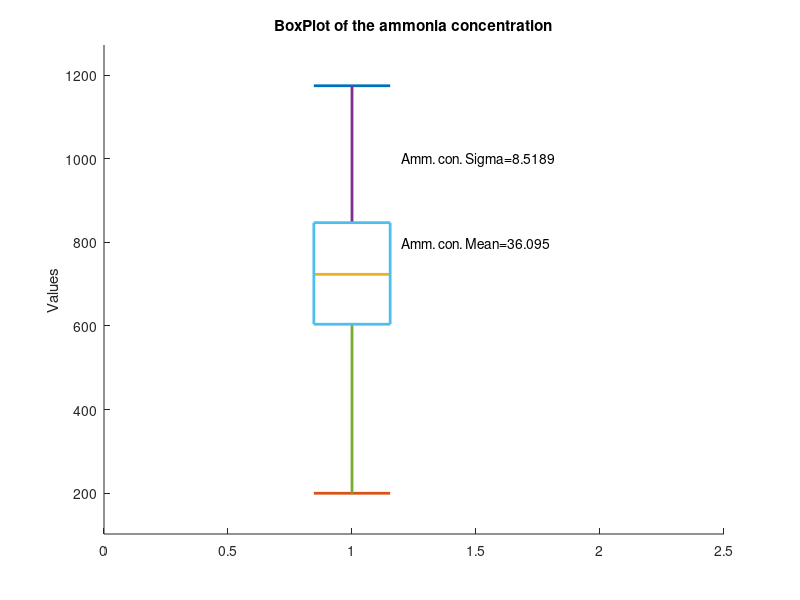
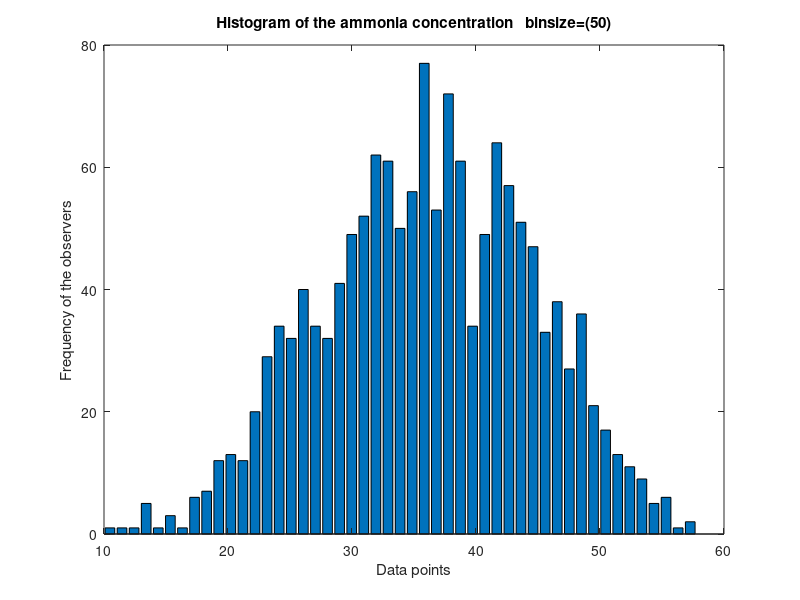

Write the MATLAB code that produced these figures, in order. (Note: this script raises an error after producing the figures.)
%% Lab3 - 201401222 - 201401409
%%Problem 1
% Load data_lab3.mat. ammonia_concentration provides the ammonia 
% concentration values (in mg/L) from a water treatment plant during a certain period. 
%%  Problem 1(a)
% Suppose you are asked to assume that this data is normally distributed.
% How will you confirm/reject this assumption using boxplots, histograms and 
% estimated data statistics (mean, standard deviation etc.). 
% You should explicitly list the features/aspects that you considered in order to arrive at your answer. 
%%
% Answer 1(a):
% After plotting boxplot, histogram and calculating mean and standard deviation,
% we've come to a conclusion that this data is approximately normally distributed.
% Further details are given below the figures.

close all;
clear;
load('data_lab3.mat');

dataset=ammonia_concentration;
% sorting the data for getting the values of Q1, Q2, Q3.
sorted=sort(dataset);
len=size(sorted,1);
Q1d1=sorted(floor(len*0.25))
Q2d1=sorted(floor(len*0.50))
Q3d1=sorted(floor(len*0.75))
myboxplot1=[min(dataset) Q1d1 Q2d1 Q3d1 max(dataset)];

draw_data=[myboxplot1*20];
draw_data=draw_data';

n = size(draw_data, 2);
unit = (1-1/(1+n))/(1+9/(4)) ;
figure;    
hold on;       
for i = 1:n
    arr = draw_data(:,i);
    plot([i-unit, i+unit], [arr(5), arr(5)], 'LineWidth', 2);
    plot([i-unit, i+unit], [arr(1), arr(1)], 'LineWidth', 2);
    plot([i-unit, i+unit], [arr(3), arr(3)], 'LineWidth', 2);
    plot([i, i], [arr(5), arr(4)], 'LineWidth', 2);
    plot([i, i], [arr(2), arr(1)], 'LineWidth', 2);
    plot([i-unit, i+unit, i+unit, i-unit, i-unit], [arr(2), arr(2), arr(4), arr(4), arr(2)], 'LineWidth', 2);
end
diff=max(max(draw_data))- min(min(draw_data));
%For representing the data nicely
ylim([min(min(draw_data))-(diff)/10  max(max(draw_data))+diff/10]);

ylabel('Values')

title('BoxPlot of the ammonia concentration')
xlim([0 2.5])
str=strcat('Amm. con. Mean= ',num2str(mean(dataset)));
text(1.2,800,str)
str=strcat('Amm. con. Sigma= ',num2str(std(dataset)));
text(1.2,1000,str)
%%
% We can't say much from the boxplot. But if we have access to the boxplot only, we
% can say that the median is in the middle of the box. The data is not skewed. Maxima and minima are approximately at 
% equal distance with the median.
% Just from the mean and standard deviation we can say that the standard deviation is small in comparision withe magnitude of the mean. 
% So, the data is densely distributed. Again this can be wrong, depending on the data.
% The data can be normally distributed. But it is just a simple observation. It can be wrong. We can make more inferences once we plot the histogram of the data.

%%
% Histogram code
data=ammonia_concentration;
bins=50;
histArr=zeros(1,bins);
min1=min(min(data));
max1=max(max(data));
diff=(max1-min1)/bins;
values=min1+diff/2:diff:max1-diff/2;
for i=1:size(data,1)
    for j=1:bins
        if(data(i,1)>=min1+(j-1)*diff & data(i,1) < min1+j*diff)
            histArr(j) =histArr(j) + 1; 
            break;
        end
    end
end
figure;
bar(values,histArr);
mu=mean(data);
sigma=std(data);
xlabel('Data points');
ylabel('Frequency of the observers');
str=strcat('Histogram of the ammonia concentration   binsize=(',int2str(bins),')');
title(str);

%%
% After observing histogram, we can get more insight in the data. The data looks like it is normally distributed.


%% Problem 1(B)
% Notwithstanding your answer in the previous part, assuming that the data is normally distributed, 
% estimate the probability that ammonia concentration is greater than 40 mg/L in two cases: 
% (a) using only the data provided (i.e.not 
% computing any statistics from given data), (b) by using estimated statistics from the data.
% Does the answer in the two cases agree, yes or no? Provide reason(s) for your choice.

%% 
% Answer:1(B)
% (a) : Using the data only we've got 0.34 probability
% (b) : Using the stastical normal distribution table we've got 0.33 probability. 
% So, we can say that the data is indeed following normal distribution closely. We do not have normal cumulative function in the matlab, so we found the values
% of the probability using the normal distribution table.

data=ammonia_concentration;
gt_40=sum(data>40);
per_40_using_the_data_only=gt_40/size(data,1)

% referring from the normal distribution table table 
(40-mu)/sigma
1-0.67


%% Problem 2
% Load data_lab3.mat. score_natural_model is a 9968-deimensional vector 
% in which each element quantifies natural images. The goal of 
% this experiment is to use this data to model mathematically 
% the underlying probability distribution, and draw inferences from the resulting model.  
%% Problem 2(a) 
% Assuming  that the data in score_natural_model  is normally distributed, 
% obtain the corresponding normal distribution curve.  
% Answer : Histogram and the normal pdf distribution are almost similar.
% So, we can comment on the data using the normal curve too.
%% Problem 2(a) 
% (contd.)  Since the resulting pdf is derived from a set of natural images, 
% it can be used to evaluate the likelihood of how natural a new test image is.  
%% 2.1.a
% as the pdf value at a point does not give probability, how can we 
% make relative comparisons from the pdf? (hint: think in terms of similarity between pdf and histogram) 
%%
% answer : We can see that normal distrubution and the histogram is almost
% similar. So, we can comment on the data using either of them.
% Obviously using the normal distribution because want less computationally
% expensove method to use.

data=score_natural_model;
mu2=mean(data)
sigma2=std(data)
histogram(data);
xlabel('score natural');
ylabel('frequency');
title('Histogram of score natural model');

dd=sort(data);
min1=min(min(data))
max1=max(max(data))
figure
normal_curve=exp(-((dd-mu2).^2)/(2*sigma2*sigma2)) ./(sigma2*((2*pi)^(0.5)));
plot(dd,normal_curve,'lineWidth',2)
xlabel('Data points');
ylabel('pdf value');
title('Normal distribution');



%% 2.1.b
% Based on your answer to the previous part, evaluate the resulting pdf at 9 values provided in 
% score_test. Note that these 9 values correspond to the provided images img1, img2,..,img9 respectively.  Does the output from the 
% modeled pdf agree with subjective (human) opinion of naturalness of the given 9 test images? Justify your answer.

%% Solution:
figure;
dd=sort(data);
min1=min(min(data))
max1=max(max(data))
figure
normal_curve=exp(-((dd-mu2).^2)/(2*sigma2*sigma2)) ./(sigma2*((2*pi)^(0.5)));
plot(dd,normal_curve,'lineWidth',2)
hold on
data2=score_test;
%dd2=sort(data2)
dd2=data2;
for i=1: size(dd2,1)
    if(mod(i,2)==0)
    x=dd2(i);
    normal_curve2=exp(-((x-mu2).^2)/(2*sigma2*sigma2)) ./(sigma2*((2*pi)^(0.5)));
    plot(dd2(i),normal_curve2,'*')
    hold on;    
    end
    if(mod(i,2)==1)
    x=dd2(i);
    normal_curve2=exp(-((x-mu2).^2)/(2*sigma2*sigma2)) ./(sigma2*((2*pi)^(0.5)));
    plot(dd2(i),normal_curve2,'o')
    hold on;    
    end
end

legend('all the data', 'image 1','image 2','image 3','image 4','image 5','image 6','image 7','image 8','image 9')
xlabel('Data points');
ylabel('pdf value');
title('Fitting normal distribution');
%% 
% Image 4 and Image 9 have higher values. 
% After seeing these images from the plot given below we can observe that
% these images are very sharp.
% Gradient is high for these two images.
% We can even set differeny criteria for commenting about the naturalness
% of the data.
%%
% There is a range between these images are natural and above and below
% this range the images are sharp or blured. 
% Again the concept of naturalness is relative term.



%% 2.2
%  Now assume that the given data follows a Rayleigh distribution .
%  In this case,     represents the scale parameter which is estimated from the data. For the given problem sigma=0.6451 .

%% 
% Answer 2.2
% After observing all the images we are deciding the naturalness of the
% data. Subjective opinion is something that is handcrafted by normal human
% eyes.
% Only one values is negative and that too is very small ~ zero.
% that's why we are taking absolute values


data(data<0)
data=abs(data);

figure;
%rayleigh
sigma2=0.6451;
rayleigh_curve=(dd./(sigma2*sigma2)).*(exp(-(dd.*dd)./(2*sigma2*sigma2)));
plot(dd,rayleigh_curve,'lineWidth',3)
hold on
data2=score_test;
dd2=data2;
for i=1: size(dd2,1)
    if(mod(i,2)==0)
    x=dd2(i);
    rayleigh_curve2=(x./(sigma2*sigma2)).*(exp(-(x.*x)./(2*sigma2*sigma2)));
    plot(dd2(i),rayleigh_curve2,'*')
    hold on;    
    end
    if(mod(i,2)==1)
    x=dd2(i);
    rayleigh_curve2=(x./(sigma2*sigma2)).*(exp(-(x.*x)./(2*sigma2*sigma2)));
    plot(dd2(i),rayleigh_curve2,'o')
    hold on;    
    end
end
legend('all the data', 'image 1','image 2','image 3','image 4','image 5','image 6','image 7','image 8','image 9')
xlabel('Data points');
ylabel('pdf value');
title('Fitting rayleigh distribution');
%% 
% Image 4 and Image 9 have higher values. 
% After seeing these images from the plot given below we can observe that
% these images are very sharp.
% Gradient is high for these two images.

%% 
% visualizing the images
figure;
subplot(3,2,1)
imshow('img1.jpg')
title('image 1, n=5')


subplot(3,2,2)
imshow('img2.jpg')
title('image 2 , n=1')

subplot(3,2,3)
imshow('img3.png')
title('image 3, n=4')

figure;
subplot(3,2,1)
imshow('img4.png')
title('image 4,n=8')

subplot(3,2,2)
imshow('img5.png')
title('image 5,n=10')

subplot(3,2,3)
imshow('img6.png')
title('image 6,n=8')

figure;
subplot(3,2,1)
imshow('img7.jpg')
title('image 7,n=10')

subplot(3,2,2)
imshow('img8.jpg')
title('image 8,n=8')

subplot(3,2,3)
imshow('img9.jpg')
title('image 9,n=6')


%%
% Here we can see all the images and can infer the naturalness of the
% images. Rayleigh curve is more accurate. may be because of the
% handcrafted sigma value. (given by the ppt)



